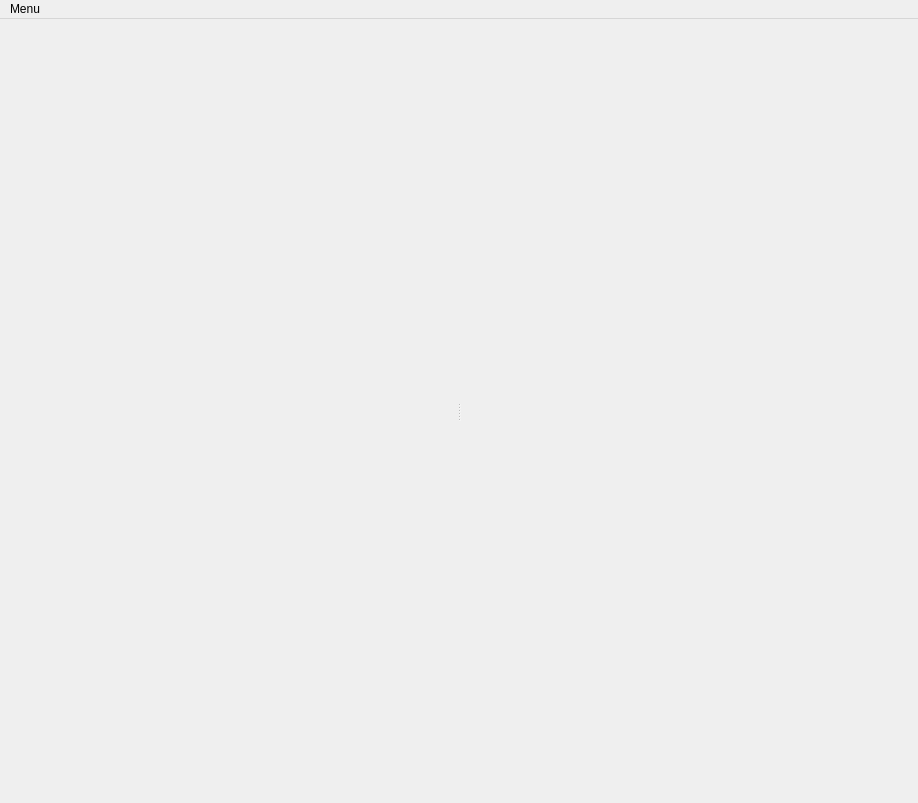
<?xml version="1.0" encoding="UTF-8"?>
<ui version="4.0">
 <class>MainWindow</class>
 <widget class="QMainWindow" name="MainWindow">
  <property name="geometry">
   <rect>
    <x>0</x>
    <y>0</y>
    <width>918</width>
    <height>803</height>
   </rect>
  </property>
  <property name="windowTitle">
   <string>OverNote</string>
  </property>
  <widget class="QWidget" name="centralWidget">
   <property name="sizePolicy">
    <sizepolicy hsizetype="Preferred" vsizetype="Preferred">
     <horstretch>0</horstretch>
     <verstretch>0</verstretch>
    </sizepolicy>
   </property>
   <layout class="QHBoxLayout" name="horizontalLayout">
    <item>
     <widget class="QSplitter" name="splitter">
      <property name="orientation">
       <enum>Qt::Horizontal</enum>
      </property>
      <widget class="NotesTree" name="notesTree" native="true">
      </widget>
      <widget class="NoteEditor" name="noteEditor" native="true"/>
     </widget>
    </item>
   </layout>
  </widget>
  <widget class="QMenuBar" name="menuBar">
   <property name="geometry">
    <rect>
     <x>0</x>
     <y>0</y>
     <width>918</width>
     <height>28</height>
    </rect>
   </property>
   <widget class="QMenu" name="menuMenu">
    <property name="title">
     <string>Menu</string>
    </property>
    <addaction name="actionSubmenu"/>
    <addaction name="actionYet_another"/>
   </widget>
   <addaction name="menuMenu"/>
  </widget>
  <action name="actionSubmenu">
   <property name="text">
    <string>Submenu</string>
   </property>
  </action>
  <action name="actionYet_another">
   <property name="text">
    <string>Yet another</string>
   </property>
  </action>
 </widget>
 <layoutdefault spacing="6" margin="11"/>
 <customwidgets>
  <customwidget>
   <class>NoteEditor</class>
   <extends>QWidget</extends>
   <header>NoteEditor.h</header>
   <container>1</container>
  </customwidget>
  <customwidget>
   <class>NotesTree</class>
   <extends>QWidget</extends>
   <header>NotesTree.h</header>
   <container>1</container>
  </customwidget>
 </customwidgets>
 <resources/>
 <connections/>
</ui>
